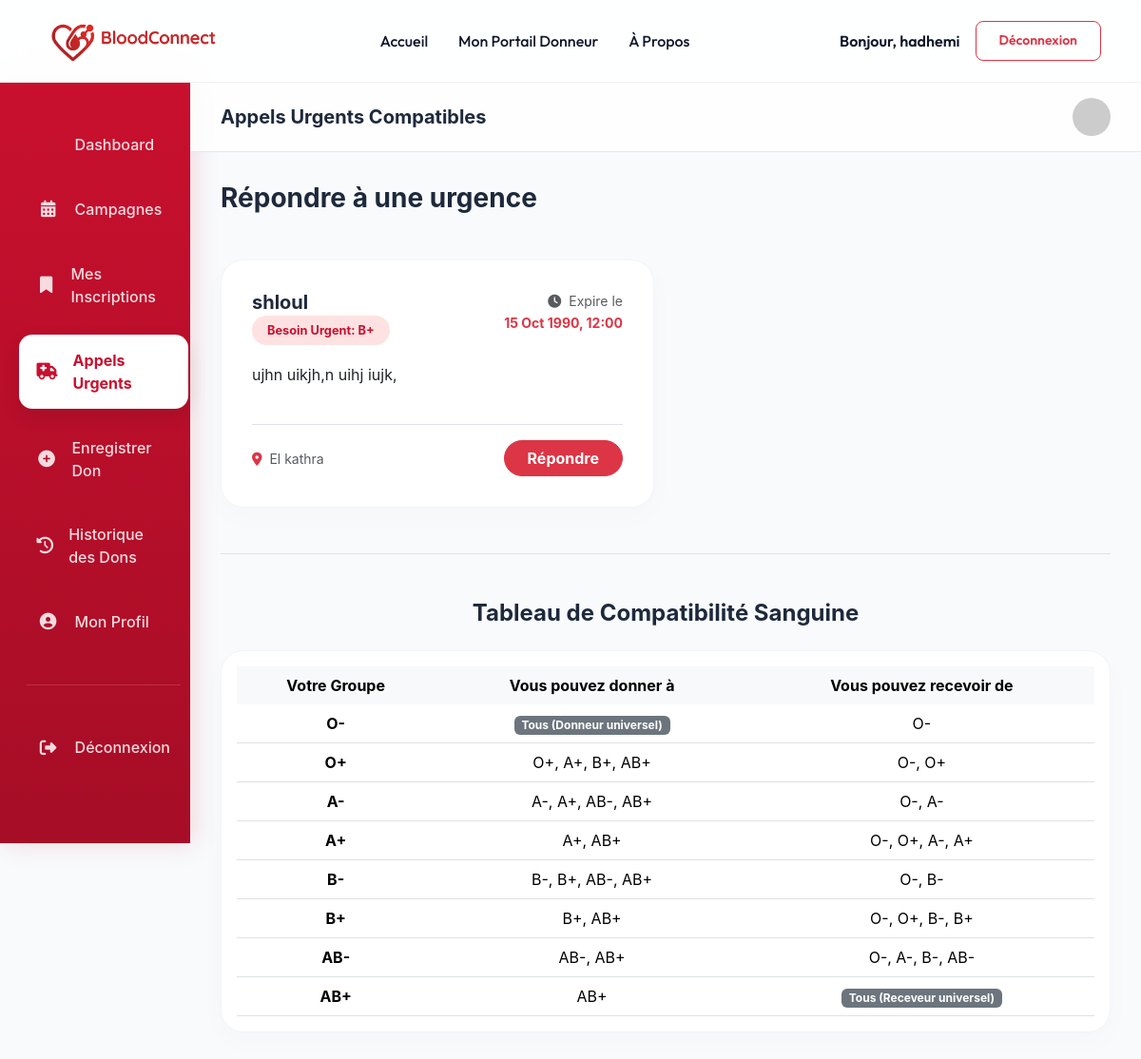
/dons/appels-compatibles/ (signed in), run on the app's committed database.
### comptes/models.py (models this page shows, shortened)
class User(AbstractUser):
    ROLE_CHOICES = (
        ('donneur', 'Donneur'),
        ('hopital', 'Hopital'),
        ('admin', 'Admin'),
    )
    role = models.CharField(max_length=20, choices=ROLE_CHOICES, default='donneur')

class Hopital(models.Model):
    user = models.OneToOneField(User, on_delete=models.CASCADE)
    nom = models.CharField(max_length=200)
    adresse = models.CharField(max_length=300)
    ville = models.CharField(max_length=100)
    agrement = models.CharField(max_length=50, unique=True)
    valide = models.BooleanField(default=False)

### demandes/models.py (models this page shows, shortened)
class DemandeUrgente(models.Model):
    hopital = models.ForeignKey('comptes.Hopital', on_delete=models.CASCADE, related_name='demandes')
    groupe_sanguin = models.CharField(max_length=3, choices=GROUPE_SANGUIN_CHOICES)
    quantite = models.PositiveIntegerField()
    delai = models.DateTimeField()
    statut = models.CharField(max_length=20, choices=STATUT_DEMANDE_CHOICES, default='active')
    description = models.TextField(blank=True)

### dons/views.py (the view)
# urls.py: path('appels-compatibles/', views.liste_appels_compatibles, name='compatible_calls'),
@login_required
@donor_required
def liste_appels_compatibles(request):
    donneur = request.user.donneur
    target_groups = get_compatible_groups(donneur.groupe_sanguin)
    appels = DemandeUrgente.objects.filter(
        groupe_sanguin__in=target_groups,
        statut='active'
    ).order_by('-delai')
    return render(request, 'dons/liste_appels.html', {'appels': appels})

### core/utils.py (called while the page is built)
def get_compatible_groups(donor_group):
    return BLOOD_COMPATIBILITY.get(donor_group, [])

### dons/templates/dons/liste_appels.html (shortened to what this page needs)
{% load static %}
<!DOCTYPE html>
<html lang="fr">
<head>
    <link href="https://cdn.jsdelivr.net/npm/bootstrap@5.3.2/dist/css/bootstrap.min.css" rel="stylesheet">
    <link rel="stylesheet" href="https://cdnjs.cloudflare.com/ajax/libs/font-awesome/6.4.2/css/all.min.css">
</head>
<body>
    {% include 'header.html' %}
    <div class="container-fluid">
        <div class="row">
            <div class="col-lg-2 p-0 d-none d-lg-block">
                {% include 'dons/sidebar_donneur.html' %}
            </div>
            <div class="col-lg-10 p-0">
                <div class="glass-header d-flex justify-content-between align-items-center">
                    <h5 class="fw-bold m-0">Appels Urgents Compatibles</h5>
                    <div class="d-flex align-items-center gap-3">
                        <img src="https://ui-avatars.com/api/?name={{ request.user.username }}&background=DC2626&color=fff" class="rounded-circle" width="40" alt="Avatar">
                    </div>
                </div>
                <div class="dashboard-content">
                    <div class="d-flex justify-content-between align-items-center mb-5">
                        <h3 class="fw-bold m-0">Répondre à une urgence</h3>
                    </div>
                    <div class="row g-4 mb-5">
                        {% for appel in appels %}
                            <div class="col-md-6">
                                <div class="card-custom">
                                    <div class="d-flex justify-content-between align-items-start mb-4">
                                        <div>
                                            <h5 class="fw-bold mb-1">{{ appel.hopital.nom }}</h5>
                                            <span class="badge-urgent">Besoin Urgent: {{ appel.groupe_sanguin }}</span>
                                        </div>
                                        <div class="text-end">
                                            <span class="text-muted small d-block"><i class="fas fa-clock me-1"></i> Expire le</span>
                                            <span class="fw-bold text-danger small">{{ appel.delai|date:"d M Y, H:i" }}</span>
                                        </div>
                                    </div>
                                    <p class="text-dark flex-grow-1">{{ appel.description }}</p>
                                    <div class="mt-4 pt-3 border-top d-flex justify-content-between align-items-center">
                                        <div class="small text-muted">
                                            <i class="fas fa-map-marker-alt text-danger me-1"></i> {{ appel.hopital.ville }}
                                        </div>
                                        <a href="{% url 'repondre_appel' appel.pk %}" class="btn btn-danger rounded-pill px-4 fw-bold">Répondre</a>
                                    </div>
                                </div>
                            </div>
                        {% endfor %}
                    </div>
                    <div class="pt-5 border-top">
                        <h4 class="fw-bold mb-4 text-center">Tableau de Compatibilité Sanguine</h4>
                        <div class="table-responsive compat-table p-3">
                            <table class="table table-hover align-middle text-center m-0">
                                <thead class="table-light">
                                    <tr>
                                        <th class="border-0">Votre Groupe</th>
                                        <th class="border-0">Vous pouvez donner à</th>
                                        <th class="border-0">Vous pouvez recevoir de</th>
                                    </tr>
                                </thead>
                                <tbody>
                                    <tr><td><strong>O-</strong></td><td><span class="badge bg-secondary">Tous (Donneur universel)</span></td><td>O-</td></tr>
                                    <tr><td><strong>O+</strong></td><td>O+, A+, B+, AB+</td><td>O-, O+</td></tr>
                                    <tr><td><strong>A-</strong></td><td>A-, A+, AB-, AB+</td><td>O-, A-</td></tr>
                                    <tr><td><strong>A+</strong></td><td>A+, AB+</td><td>O-, O+, A-, A+</td></tr>
                                    <tr><td><strong>B-</strong></td><td>B-, B+, AB-, AB+</td><td>O-, B-</td></tr>
                                    <tr><td><strong>B+</strong></td><td>B+, AB+</td><td>O-, O+, B-, B+</td></tr>
                                    <tr><td><strong>AB-</strong></td><td>AB-, AB+</td><td>O-, A-, B-, AB-</td></tr>
                                    <tr><td><strong>AB+</strong></td><td>AB+</td><td><span class="badge bg-secondary">Tous (Receveur universel)</span></td></tr>
                                </tbody>
                            </table>
                        </div>
                    </div>
                </div>
            </div>
        </div>
    </div>
</body>
</html>

### templates/header.html (shortened to what this page needs)
{% load static %}
<header class="header">
    <nav class="container d-flex align-items-center justify-content-between">
        <div class="logo d-flex align-items-center gap-2">
            <a href="{% url 'accueil' %}">
                <img src="{% static 'images/BloodConnect.png' %}" alt="Logo" width="200" height="60" style="object-fit: contain;">
            </a>
        </div>
        <div class="d-none d-lg-flex align-items-center">
            <a href="{% url 'accueil' %}" class="nav-link">Accueil</a>
            {% if user.is_authenticated %}
                {% if user.is_superuser or user.role == 'admin' %}
                    <a href="{% url 'admin_dashboard' %}" class="nav-link">Tableau de Bord Admin</a>
                {% elif user.role == 'hopital' %}
                    <a href="{% url 'dashboard_hopital' %}" class="nav-link">Portail Hospitalier</a>
                {% elif user.role == 'donneur' %}
                    <a href="{% url 'dashboard_donneur' %}" class="nav-link">Mon Portail Donneur</a>
                {% endif %}
            {% endif %}
            <a href="{% url 'about' %}" class="nav-link">À Propos</a>
        </div>
        <div class="d-flex align-items-center gap-3">
            {% if user.is_authenticated %}
                <span class="navbar-text d-none d-md-inline-block">Bonjour, {{ user.username }}</span>
                <a href="{% url 'logout' %}" class="btn btn-outline-danger btn-sm">Déconnexion</a>
            {% else %}
                <a href="{% url 'login' %}" class="btn btn-primary-red">Connexion</a>
                <a href="{% url 'register' %}" class="btn btn-outline-dark px-3 py-2 rounded-3 fw-bold" style="text-decoration: none;">Inscription</a>
            {% endif %}
        </div>
    </nav>
</header>

### dons/templates/dons/liste_appels.html (style rules this page uses)
:root { --primary: #C8102E; --secondary: #FEE2E2; --dark: #1E293B; --accent: #FCA5A5; }
body { background: #F8FAFC; font-family: 'Inter', system-ui, sans-serif; color: var(--dark); }
.dashboard-content { padding: 2rem; }
.card-custom { background: white; border-radius: 24px; padding: 2rem; box-shadow: 0 10px 30px rgba(0,0,0,0.02); border: 1px solid #F1F5F9; height: 100%; display: flex; flex-direction: column; }
.glass-header { background: rgba(255, 255, 255, 0.8); backdrop-filter: blur(10px); position: sticky; top: 0; z-index: 100; border-bottom: 1px solid #E2E8F0; padding: 1rem 2rem; }
.badge-urgent { background: #FEE2E2; color: #C8102E; padding: 0.5rem 1rem; border-radius: 50px; font-weight: 700; font-size: 0.8rem; }
.compat-table { background: white; border-radius: 24px; overflow: hidden; box-shadow: 0 10px 30px rgba(0,0,0,0.02); border: 1px solid #F1F5F9; }

### templates/header.html (style rules this page uses)
:root { --primary-red: #C8102E; --dark-blue: #0F172A; --text-muted: #64748B; --transition: all 0.3s cubic-bezier(0.4, 0, 0.2, 1); }
.header { background: rgba(255, 255, 255, 0.85) !important; backdrop-filter: blur(12px); -webkit-backdrop-filter: blur(12px); border-bottom: 1px solid rgba(0,0,0,0.05); padding: 0.8rem 0; position: sticky; top: 0; z-index: 1000; font-family: 'Outfit', sans-serif; }
.header .nav-link { font-weight: 500; color: var(--dark-blue) !important; margin: 0 1rem; transition: var(--transition); position: relative; text-decoration: none; }
.header .btn-outline-danger { border-radius: 8px; padding: 0.6rem 1.5rem; font-weight: 600; }
.header .navbar-text { color: var(--dark-blue); font-weight: 600; }

### data on the page
User: username "hadhemi"
DemandeUrgente: hopital.nom "shloul", groupe_sanguin "B+", delai "15 Oct 1990, 12:00", description "ujhn uikjh,n uihj iujk,", hopital.ville "El kathra"
